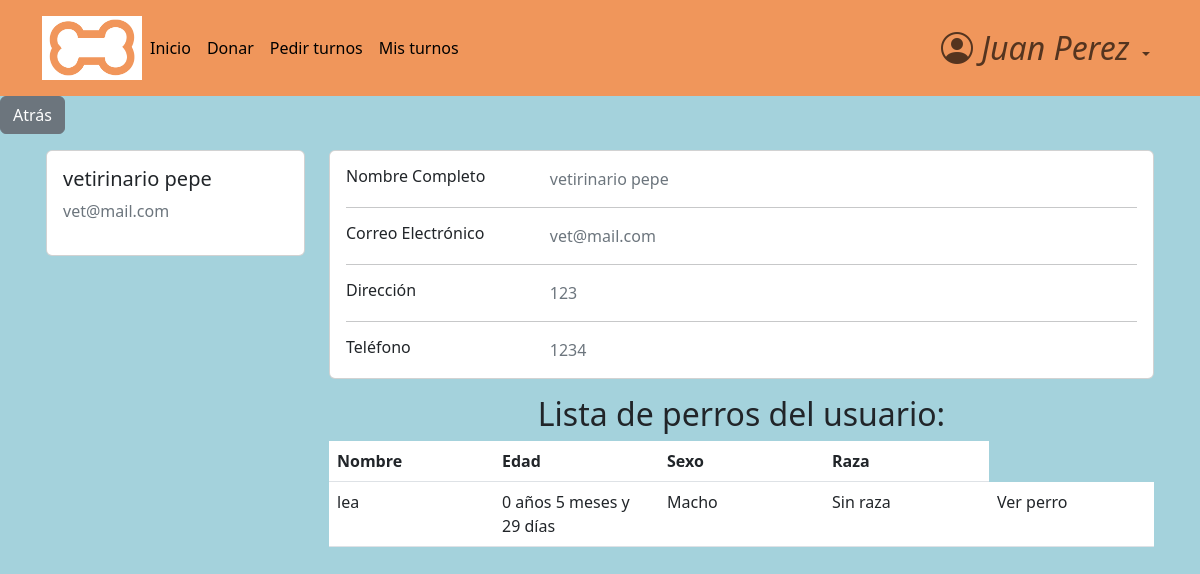
The app's page /accounts/profile/2 (signed in) with its own data.
### accounts/models.py (models this page shows, shortened)
class CustomUser(AbstractBaseUser, PermissionsMixin):
    email = models.EmailField(
        verbose_name="email",
        unique=True,
        max_length=40,
        error_messages={"unique":'El mail ya se encuentra registrado. Por favor ingrese otro.'}
    )
    name = models.CharField(
        max_length=30
    )
    surname = models.CharField(
        max_length=30,
        blank=True,
        null=True
    )
    address = models.CharField(
        max_length=30,
        blank=True,
        null=True
    )
    telephone = models.SlugField(
        max_length=15,
        blank=True,
        null=True,
    )
    is_active = models.BooleanField(
        default=True,
    )
    is_staff = models.BooleanField(
        default=False,
    )
    is_admin = models.BooleanField(
        default=False,
    )
    last_login = models.DateTimeField(
        verbose_name="last login",
        default=datetime.datetime.now,
    )
    is_veterinario = models.BooleanField(
        default=False,
    )
    USERNAME_FIELD = "email"    #variable por la cual se ingresa, dice username pero seria como 'campo que representa el inicio de sesion'
    REQUIRED_FIELDS = ['name',]    #no permite registros si no tiene estos campos completos
    objects = CustomUserManager()
    def __str__(self):
        return self.name + ' ' + str(self.surname or '')

### dogs/models.py (models this page shows, shortened)
class Dog(models.Model):
    class Sex(models.TextChoices):
        macho = "Macho"
        hembra = "Hembra"
    class Breed(models.TextChoices):
        sin_raza = "Sin raza"
        coker = "Coker"
        pastor_aleman = "Pastor aleman"
        bulldog = "Bulldog"
        labrador = "Labrador"
        golden = "Golder"
        caniche = "Caniche"
        chihuahua = "Chihuahua"
        bulldog_frances = "Bulldog Frances"
        beagle = "Beagle"
        boxer = "Boxer"
        galgo = "Galgo"
        dalmata = "Dalmata"
        sharpei = "Shar pei"
    class Color(models.TextChoices):
        blanco = "Blanco"
        negro = "Negro"
        marron = "Marrón"
        blanco_y_negro = "Blanco y negro"
        otro = "Otro color"
    class Size(models.TextChoices):
        grande = "Grande"
        mediano = "Mediano"
        pequeño = "pequeño"
    name = models.CharField(
        max_length=30,
    )
    date_of_birth = models.DateField(
        null=True,
        validators=[MaxValueValidator(date.today, "La fecha de nacimiento del perro debe ser anterior a hoy")]
    )
    sex = models.CharField(
        max_length=10,
        choices=Sex.choices
    )
    breed = models.CharField(
        max_length=20,
        choices=Breed.choices
    )
    color = models.CharField(
        max_length=20,
        blank=True,
        choices=Color.choices,
        null=True,
    )
    size = models.CharField(
        max_length=10,
        null=True,
        blank=True,
        choices=Size.choices,
    )
    description = models.TextField(
        max_length=120,
        blank=True,
        null=True,
    )
    hidden = models.BooleanField(default=False)
    owner = models.ForeignKey(
        CustomUser,
        blank=True,
        on_delete=models.CASCADE,
        null=True
    )
    def calculate_age_year(self):
        today = date.today()
        return today.year - self.date_of_birth.year - ((today.month, today.day) < (self.date_of_birth.month, self.date_of_birth.day))
    def calculate_age_month(self):
        today = date.today()
        diff = relativedelta.relativedelta(today,self.date_of_birth)
        diff_in_months = diff.months + diff.years * 12
        years = self.calculate_age_year()
        return (diff_in_months - (12 * years))
    def calculate_age_days(self):
        today = date.today()
        diff = relativedelta.relativedelta(today,self.date_of_birth)
        return diff.days
    def calculate_age(self):
        f_años=self.calculate_age_year()
        f_meses=self.calculate_age_month()
        f_dias=self.calculate_age_days()
        if (f_años == 1):
            años= f"{f_años} año"
        else:
            años= f"{f_años} años"
        if (f_meses == 1):
            meses= f"{f_meses} mes"
        else:
            meses= f"{f_meses} meses"
        if (f_dias == 1):
            dias= f"{f_dias} día"
        else:
            dias= f"{f_dias} días"
        return años + " " + meses + " y " + dias

### accounts/views.py (the view)
# urls.py: path('profile/<pk>', views.profile_view, name= 'profile'),
@login_required
def profile_view(request, pk):
    if not request.user.is_authenticated:
        return redirect('login')
    user_owner = CustomUser.objects.get(pk=pk)
    dogs = user_owner.dog_set.all()
    context = {
        'client': user_owner,
        'vet': request.user,
        'dogs_shown': dogs.filter(hidden=False)
    }
    return render(request, 'profile.html', context)

### accounts/templates/profile.html (shortened to what this page needs)
{% extends 'base.html' %}
{% block content %}
<main>
  <a href="{% url 'home' %}" class="btn btn-secondary">Atrás</a>
<div class="container card-izq " >
  <div class="row row-1" >
    <div class="col-md-3" >
      <div class="card">
        <div class="card-body">
          <h5>{{ client.name }} {{ client.surname }}</h5>
          <p class="text-secondary">{{ client.email }}</p>
        </div>
      </div>
    </div>
    <div class="col-md-9">
      <div class="card mb-3">
        <div class="card-body">
          <div class="row">
            <div class="col-sm-3">
              <h6 class="mb-0">Nombre Completo</h6>
            </div>
            <div class="col-sm-9 text-secondary">
              {{ client.name }} {{ client.surname }}
            </div>
          </div>
          <hr>
          <div class="row">
            <div class="col-sm-3">
              <h6 class="mb-0">Correo Electrónico</h6>
            </div>
            <div class="col-sm-9 text-secondary">
              {{ client.email }}
            </div>
          </div>
          <hr>
          <div class="row">
            <div class="col-sm-3">
              <h6 class="mb-0">Dirección</h6>
            </div>
            <div class="col-sm-9 text-secondary">
              {{ client.address }}
            </div>
          </div>
          <hr>
          <div class="row">
            <div class="col-sm-3">
              <h6 class="mb-0">Teléfono</h6>
            </div>
            <div class="col-sm-9 text-secondary">
              {{ client.telephone }}
            </div>
          </div>
        </div>
      </div>
        <h2 class="text-center">Lista de perros del usuario:</h2>
          {% if dogs_shown.count > 0 %}
                  <table class="table table-hover">
                      <thead>
                          <tr>
                              <th>Nombre</th>
                              <th>Edad</th>
                              <th>Sexo</th>
                              <th>Raza</th>
                          </tr>
                      </thead>
                      <tbody>
                          {% for dog in dogs_shown %}
                                <tr>
                                    <td>{{ dog.name }}</td>
                                    <td>{{ dog.calculate_age }}</td>
                                    <td>{{ dog.sex }}</td>
                                    <td>{{ dog.breed }}</td>
                                    <td>
                                      <a class="dropdown-item" href="{% url 'dog_profile' user_owner_id=client.id dog_id=dog.id %}">Ver perro</a>
                                    </td>
                                </tr>
                          {% endfor %}
                      </tbody>
                  </table>
            {% else %}
            <div>
              <a>El usuario no posee perros visibles</a>
            </div>
            {% endif %}
      </div>
    </div>
  </div>
</main>
{% endblock  %}

### pages/templates/base.html (shortened to what this page needs)
<!DOCTYPE html>
<html>
{% load static %}
<head>
    {% block css %}
        <link rel="stylesheet" href="https://cdn.jsdelivr.net/npm/bootstrap-icons@1.10.5/font/bootstrap-icons.css">
    <link href="https://cdn.jsdelivr.net/npm/bootstrap@5.3.0-alpha3/dist/css/bootstrap.min.css" rel="stylesheet">
    <link rel="stylesheet" href="{% static 'css/styles.css' %}">
    {% endblock css %}
</head>
<body>
    <header>
            <nav class="navbar navbar-expand-lg header-ar">
                <div class="container">
                    <img src="{% static 'media/Logo2.png' %}" width="100" height="64" alt="Descripción de la imagen" >
                    <div class="collapse navbar-collapse show " id="navbarBasic">
                        <ul class="navbar-nav me-auto mb-2 mb-lg-0">
                            <li class="nav-item">
                                <a class="nav-link active" aria-current="page" href="{% url 'home' %}">Inicio</a>
                            </li>
                            <li class="nav-item">
                                <a class="nav-link active" aria-current="page" href="{% url 'campaigns' %}">Donar</a>
                            </li>
                            {% if user.is_authenticated %}
                                {% if user.is_veterinario %}
                                    <li class="nav-item">
                                        <a class="nav-link active" aria-current="page" href="{% url 'list_users' %}">Lista de Clientes</a>
                                    </li>
                                    <li class="nav-item">
                                        <a class="nav-link active" aria-current="page" href="{% url 'client_registration' %}">Registrar cliente</a>
                                    </li>
                                    <li class="nav-item">
                                        <a class="nav-link active" aria-current="page" href="{% url 'shifts_panel'  %}">Turnos</a>
                                    </li>
                                    <li class="nav-item">
                                        <a class="nav-link active" aria-current="page" href="{% url 'calendar' user.id %}">Pedir turnos</a>
                                    </li>
                                    <li class="nav-item">
                                        <a class="nav-link active" aria-current="page" href="{% url 'guard_form'  %}">Registrar guardias</a>
                                    </li>
                                    <ul>
                                        <form class="d-flex" method=POST action="{% url 'search_user' %}">
                                            {% csrf_token %}
                                            <input type="search" class="form-control me-2" placeholder="Buscar Cliente" aria-label="Search" name="buscado">
                                            <button class="btn btn-outline-secondary" type="submit">Buscar</button>
                                        </form>
                                    </ul>
                                {% else %}
                                    <li class="nav-item">
                                        <a class="nav-link active" aria-current="page" href="{% url 'calendar' user.id %}">Pedir turnos</a>
                                    </li>
                                    <li class="nav-item">
                                        <a class="nav-link active" aria-current="page" href="{% url 'shifts_panel_user' user.id  %}">Mis turnos</a>
                                    </li>
                                {% endif %}
                                </ul>
                                    <ul class="navbar-nav mb-2 mb-lg-0 ">
                                        <li class="nav-item dropdown">
                                            <a class="nav-link dropdown-toggle icono-user" role="button" data-bs-toggle="dropdown" aria-expanded="False">
                                                {% if user.is_veterinario %}
                                                    <i class="bi bi-person-circle">
                                                        Veterinario
                                                    </i>
                                                {% else %}
                                                    <i class="bi bi-person-circle">
                                                        {{ user }}
                                                    </i>
                                                {% endif %}
                                            </a>
                                        </li>
                                    </ul>
                            {% endif %}
                </div>
            </div>
        </nav>
    </header>
{% block content %}
{% endblock content %}
</body>
</html>

### pages/static/css/styles.css (style rules this page uses)
html { box-sizing: border-box; font-size: 16px; scroll-behavior: smooth; }
body { margin: 0; padding: 0; overflow-x: hidden; background-color: #a4d2dc; }
a { text-decoration: none; }
.icono-user i { font-size: 2rem; }
.header-ar { background-color: #f0965b; padding: 1rem; }
.card-izq { margin-bottom: 1rem; padding: 1rem; }
.row-1 { margin-bottom: 3rem; }

### accounts/templates/profile.html (style rules this page uses)
table { border-collapse: collapse; table-layout: fixed; width: 310px; }
table td { width: 110px; word-wrap: break-word; }

### records on screen
CustomUser: name+surname "Juan Perez"
CustomUser: name "vetirinario", surname "pepe", email "vet@mail.com", address "123", telephone "1234"
Dog: name "lea", calculate_age "0 años 5 meses y 29 días", sex "Macho", breed "Sin raza"
